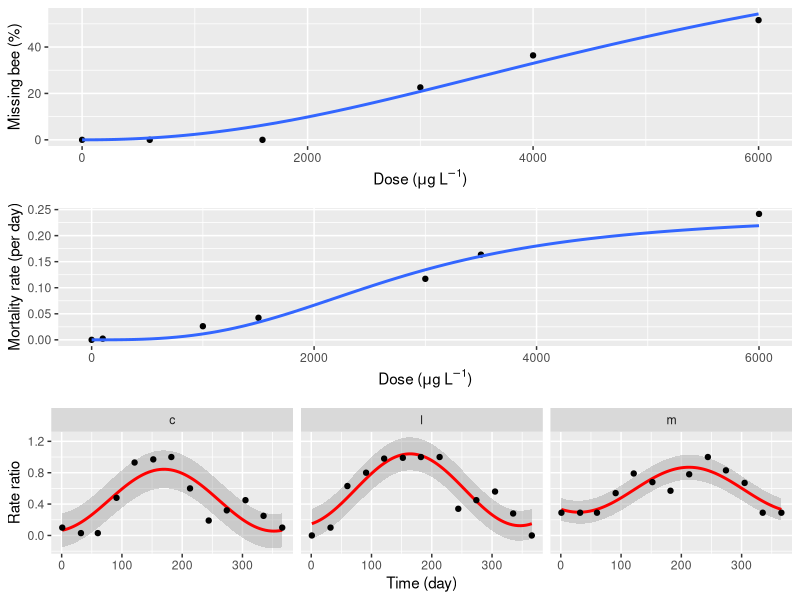

Here is the R script that generated this plot:
## Loading required package: ggplot2, methods, gridExtra
require(ggplot2)
require(gridExtra)
require(minpack.lm)

## Creat dataframe
#dose<- c(0.1,1,2,3,4,5,6,7,8,9,10)
#acute_mortality_rate <- c(0.01474,0.11612,0.18873,0.23891,0.27584,0.30422,0.32675,0.34508,0.36031,0.37315,0.38414)
#Data1 <- data.frame(dose,acute_mortality_rate)
#Data1 (dose, missing_porb)
x <- c(0, 600, 1600, 3000, 4000, 6000)
y <- c(0, 0, 0, 22.6, 36.4, 51.6)
Data1 <- data.frame(x, y)
Data1
mod1 <- nls(y ~ 100*x^b/(a^b+x^b), data = Data1, start=list(a=3000,b=1))

x <- c(0, 100,1000,1500,3000,3500,6000)
y <- c(0, 0.00233,0.02614,0.04231,0.11712,0.16348,0.24169)
Data2 <- data.frame(x,y)
Data2
mod2 <- nls(y ~ 0.25*x^b/(a^b+x^b), data = Data2, start=list(a=3000,b=1))

day <- c(1,32,60,91,121,152,182,213,244,274,305,335,366,1,32,60,91,121,152,182,213,244,274,305,335,366,1,32,60,91,121,152,182,213,244,274,305,335,366)
rate_ratio<-c(0,0.1,0.63,0.8,0.98,0.99,1,1,0.34,0.45,0.56,0.28,0,0.29,0.29,0.29,0.54,0.79,0.68,0.57,0.78,1,0.83,0.67,0.29,0.29,0.1,0.03,0.03,0.48,0.93,0.97,1.00,0.60,0.19,0.32,0.45,0.25,0.1)
parameter<-c("l","l","l","l","l","l","l","l","l","l","l","l","l","m","m","m","m","m","m","m","m","m","m","m","m","m","c","c","c","c","c","c","c","c","c","c","c","c","c")
Data3 <- data.frame(parameter, day, rate_ratio)
Data3

## plot base + points
p1 <- ggplot(Data1, aes(x, y)) + geom_point() + stat_smooth(method = "nls", formula = y ~ 100*(x^b)/((a^b)+(x^b)), data = Data1, method.args=list(start= c(a=3000,b=1)), se=FALSE)+
  ylab("Missing bee (%)")+xlab(bquote('Dose ('*mu*g~L^-1*')'))
p2 <- ggplot(Data2, aes(x, y)) + geom_point() + stat_smooth(method = "nls", formula = y ~ 0.24169*x^b/(a^b+x^b), data = Data2, method.args=list(start= c(a=3000,b=1)), se=FALSE)+
  ylab("Mortality rate (per day)")+xlab(bquote('Dose ('*mu*g~L^-1*')'))
p3 <- ggplot(Data3, aes(y=rate_ratio, x=day)) + facet_grid(. ~ parameter) + stat_smooth(method=lm, formula = y ~ sin(2 * pi * (x - 1)/365) + cos(2 * pi * (x - 1)/365), color="red") + geom_point()+
  ylab("Rate ratio")+xlab("Time (day)")

##Use grid.arrange(), from the gridExtra package
grid.arrange(p1, p2,p3, ncol=1)
